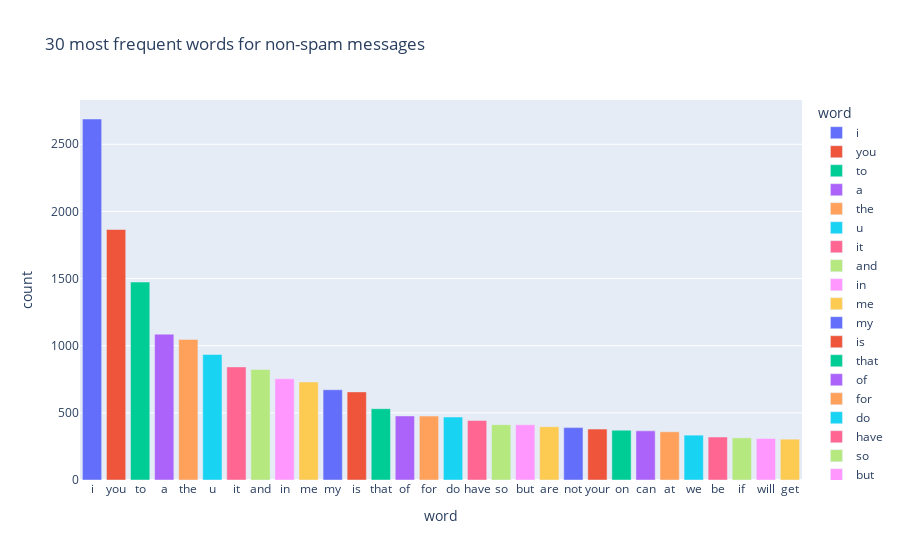

The notebook cell this image was saved under:
### Code cell
fig = px.bar(most_occurred_words_non_spam_corpus, x='word', y='count', color='word', title='30 most frequent words for non-spam messages')
fig.show()

### Figure 1 — Plotly figure (JSON) as saved in the notebook; plotly's stock layout.template omitted (floating-point values rounded to 4 significant figures)
{"data": [{"alignmentgroup": "True", "hovertemplate": "word=%{x}<br>count=%{y}<extra></extra>", "legendgroup": "i", "marker": {"color": "#636efa", "pattern": {"shape": ""}}, "name": "i", "offsetgroup": "i", "orientation": "v", "showlegend": true, "textposition": "auto", "type": "bar", "x": ["i"], "xaxis": "x", "y": [2688], "yaxis": "y"}, {"alignmentgroup": "True", "hovertemplate": "word=%{x}<br>count=%{y}<extra></extra>", "legendgroup": "you", "marker": {"color": "#EF553B", "pattern": {"shape": ""}}, "name": "you", "offsetgroup": "you", "orientation": "v", "showlegend": true, "textposition": "auto", "type": "bar", "x": ["you"], "xaxis": "x", "y": [1865], "yaxis": "y"}, {"alignmentgroup": "True", "hovertemplate": "word=%{x}<br>count=%{y}<extra></extra>", "legendgroup": "to", "marker": {"color": "#00cc96", "pattern": {"shape": ""}}, "name": "to", "offsetgroup": "to", "orientation": "v", "showlegend": true, "textposition": "auto", "type": "bar", "x": ["to"], "xaxis": "x", "y": [1474], "yaxis": "y"}, {"alignmentgroup": "True", "hovertemplate": "word=%{x}<br>count=%{y}<extra></extra>", "legendgroup": "a", "marker": {"color": "#ab63fa", "pattern": {"shape": ""}}, "name": "a", "offsetgroup": "a", "orientation": "v", "showlegend": true, "textposition": "auto", "type": "bar", "x": ["a"], "xaxis": "x", "y": [1086], "yaxis": "y"}, {"alignmentgroup": "True", "hovertemplate": "word=%{x}<br>count=%{y}<extra></extra>", "legendgroup": "the", "marker": {"color": "#FFA15A", "pattern": {"shape": ""}}, "name": "the", "offsetgroup": "the", "orientation": "v", "showlegend": true, "textposition": "auto", "type": "bar", "x": ["the"], "xaxis": "x", "y": [1047], "yaxis": "y"}, {"alignmentgroup": "True", "hovertemplate": "word=%{x}<br>count=%{y}<extra></extra>", "legendgroup": "u", "marker": {"color": "#19d3f3", "pattern": {"shape": ""}}, "name": "u", "offsetgroup": "u", "orientation": "v", "showlegend": true, "textposition": "auto", "type": "bar", "x": ["u"], "xaxis": "x", "y": [935], "yaxis": "y"}, {"alignmentgroup": "True", "hovertemplate": "word=%{x}<br>count=%{y}<extra></extra>", "legendgroup": "it", "marker": {"color": "#FF6692", "pattern": {"shape": ""}}, "name": "it", "offsetgroup": "it", "orientation": "v", "showlegend": true, "textposition": "auto", "type": "bar", "x": ["it"], "xaxis": "x", "y": [842], "yaxis": "y"}, {"alignmentgroup": "True", "hovertemplate": "word=%{x}<br>count=%{y}<extra></extra>", "legendgroup": "and", "marker": {"color": "#B6E880", "pattern": {"shape": ""}}, "name": "and", "offsetgroup": "and", "orientation": "v", "showlegend": true, "textposition": "auto", "type": "bar", "x": ["and"], "xaxis": "x", "y": [823], "yaxis": "y"}, {"alignmentgroup": "True", "hovertemplate": "word=%{x}<br>count=%{y}<extra></extra>", "legendgroup": "in", "marker": {"color": "#FF97FF", "pattern": {"shape": ""}}, "name": "in", "offsetgroup": "in", "orientation": "v", "showlegend": true, "textposition": "auto", "type": "bar", "x": ["in"], "xaxis": "x", "y": [753], "yaxis": "y"}, {"alignmentgroup": "True", "hovertemplate": "word=%{x}<br>count=%{y}<extra></extra>", "legendgroup": "me", "marker": {"color": "#FECB52", "pattern": {"shape": ""}}, "name": "me", "offsetgroup": "me", "orientation": "v", "showlegend": true, "textposition": "auto", "type": "bar", "x": ["me"], "xaxis": "x", "y": [730], "yaxis": "y"}, {"alignmentgroup": "True", "hovertemplate": "word=%{x}<br>count=%{y}<extra></extra>", "legendgroup": "my", "marker": {"color": "#636efa", "pattern": {"shape": ""}}, "name": "my", "offsetgroup": "my", "orientation": "v", "showlegend": true, "textposition": "auto", "type": "bar", "x": ["my"], "xaxis": "x", "y": [672], "yaxis": "y"}, {"alignmentgroup": "True", "hovertemplate": "word=%{x}<br>count=%{y}<extra></extra>", "legendgroup": "is", "marker": {"color": "#EF553B", "pattern": {"shape": ""}}, "name": "is", "offsetgroup": "is", "orientation": "v", "showlegend": true, "textposition": "auto", "type": "bar", "x": ["is"], "xaxis": "x", "y": [656], "yaxis": "y"}, {"alignmentgroup": "True", "hovertemplate": "word=%{x}<br>count=%{y}<extra></extra>", "legendgroup": "that", "marker": {"color": "#00cc96", "pattern": {"shape": ""}}, "name": "that", "offsetgroup": "that", "orientation": "v", "showlegend": true, "textposition": "auto", "type": "bar", "x": ["that"], "xaxis": "x", "y": [531], "yaxis": "y"}, {"alignmentgroup": "True", "hovertemplate": "word=%{x}<br>count=%{y}<extra></extra>", "legendgroup": "of", "marker": {"color": "#ab63fa", "pattern": {"shape": ""}}, "name": "of", "offsetgroup": "of", "orientation": "v", "showlegend": true, "textposition": "auto", "type": "bar", "x": ["of"], "xaxis": "x", "y": [477], "yaxis": "y"}, {"alignmentgroup": "True", "hovertemplate": "word=%{x}<br>count=%{y}<extra></extra>", "legendgroup": "for", "marker": {"color": "#FFA15A", "pattern": {"shape": ""}}, "name": "for", "offsetgroup": "for", "orientation": "v", "showlegend": true, "textposition": "auto", "type": "bar", "x": ["for"], "xaxis": "x", "y": [476], "yaxis": "y"}, {"alignmentgroup": "True", "hovertemplate": "word=%{x}<br>count=%{y}<extra></extra>", "legendgroup": "do", "marker": {"color": "#19d3f3", "pattern": {"shape": ""}}, "name": "do", "offsetgroup": "do", "orientation": "v", "showlegend": true, "textposition": "auto", "type": "bar", "x": ["do"], "xaxis": "x", "y": [469], "yaxis": "y"}, {"alignmentgroup": "True", "hovertemplate": "word=%{x}<br>count=%{y}<extra></extra>", "legendgroup": "have", "marker": {"color": "#FF6692", "pattern": {"shape": ""}}, "name": "have", "offsetgroup": "have", "orientation": "v", "showlegend": true, "textposition": "auto", "type": "bar", "x": ["have"], "xaxis": "x", "y": [443], "yaxis": "y"}, {"alignmentgroup": "True", "hovertemplate": "word=%{x}<br>count=%{y}<extra></extra>", "legendgroup": "so", "marker": {"color": "#B6E880", "pattern": {"shape": ""}}, "name": "so", "offsetgroup": "so", "orientation": "v", "showlegend": true, "textposition": "auto", "type": "bar", "x": ["so"], "xaxis": "x", "y": [412], "yaxis": "y"}, {"alignmentgroup": "True", "hovertemplate": "word=%{x}<br>count=%{y}<extra></extra>", "legendgroup": "but", "marker": {"color": "#FF97FF", "pattern": {"shape": ""}}, "name": "but", "offsetgroup": "but", "orientation": "v", "showlegend": true, "textposition": "auto", "type": "bar", "x": ["but"], "xaxis": "x", "y": [411], "yaxis": "y"}, {"alignmentgroup": "True", "hovertemplate": "word=%{x}<br>count=%{y}<extra></extra>", "legendgroup": "are", "marker": {"color": "#FECB52", "pattern": {"shape": ""}}, "name": "are", "offsetgroup": "are", "orientation": "v", "showlegend": true, "textposition": "auto", "type": "bar", "x": ["are"], "xaxis": "x", "y": [397], "yaxis": "y"}, {"alignmentgroup": "True", "hovertemplate": "word=%{x}<br>count=%{y}<extra></extra>", "legendgroup": "not", "marker": {"color": "#636efa", "pattern": {"shape": ""}}, "name": "not", "offsetgroup": "not", "orientation": "v", "showlegend": true, "textposition": "auto", "type": "bar", "x": ["not"], "xaxis": "x", "y": [390], "yaxis": "y"}, {"alignmentgroup": "True", "hovertemplate": "word=%{x}<br>count=%{y}<extra></extra>", "legendgroup": "your", "marker": {"color": "#EF553B", "pattern": {"shape": ""}}, "name": "your", "offsetgroup": "your", "orientation": "v", "showlegend": true, "textposition": "auto", "type": "bar", "x": ["your"], "xaxis": "x", "y": [379], "yaxis": "y"}, {"alignmentgroup": "True", "hovertemplate": "word=%{x}<br>count=%{y}<extra></extra>", "legendgroup": "on", "marker": {"color": "#00cc96", "pattern": {"shape": ""}}, "name": "on", "offsetgroup": "on", "orientation": "v", "showlegend": true, "textposition": "auto", "type": "bar", "x": ["on"], "xaxis": "x", "y": [371], "yaxis": "y"}, {"alignmentgroup": "True", "hovertemplate": "word=%{x}<br>count=%{y}<extra></extra>", "legendgroup": "can", "marker": {"color": "#ab63fa", "pattern": {"shape": ""}}, "name": "can", "offsetgroup": "can", "orientation": "v", "showlegend": true, "textposition": "auto", "type": "bar", "x": ["can"], "xaxis": "x", "y": [366], "yaxis": "y"}, {"alignmentgroup": "True", "hovertemplate": "word=%{x}<br>count=%{y}<extra></extra>", "legendgroup": "at", "marker": {"color": "#FFA15A", "pattern": {"shape": ""}}, "name": "at", "offsetgroup": "at", "orientation": "v", "showlegend": true, "textposition": "auto", "type": "bar", "x": ["at"], "xaxis": "x", "y": [359], "yaxis": "y"}, {"alignmentgroup": "True", "hovertemplate": "word=%{x}<br>count=%{y}<extra></extra>", "legendgroup": "we", "marker": {"color": "#19d3f3", "pattern": {"shape": ""}}, "name": "we", "offsetgroup": "we", "orientation": "v", "showlegend": true, "textposition": "auto", "type": "bar", "x": ["we"], "xaxis": "x", "y": [334], "yaxis": "y"}, {"alignmentgroup": "True", "hovertemplate": "word=%{x}<br>count=%{y}<extra></extra>", "legendgroup": "be", "marker": {"color": "#FF6692", "pattern": {"shape": ""}}, "name": "be", "offsetgroup": "be", "orientation": "v", "showlegend": true, "textposition": "auto", "type": "bar", "x": ["be"], "xaxis": "x", "y": [320], "yaxis": "y"}, {"alignmentgroup": "True", "hovertemplate": "word=%{x}<br>count=%{y}<extra></extra>", "legendgroup": "if", "marker": {"color": "#B6E880", "pattern": {"shape": ""}}, "name": "if", "offsetgroup": "if", "orientation": "v", "showlegend": true, "textposition": "auto", "type": "bar", "x": ["if"], "xaxis": "x", "y": [314], "yaxis": "y"}, {"alignmentgroup": "True", "hovertemplate": "word=%{x}<br>count=%{y}<extra></extra>", "legendgroup": "will", "marker": {"color": "#FF97FF", "pattern": {"shape": ""}}, "name": "will", "offsetgroup": "will", "orientation": "v", "showlegend": true, "textposition": "auto", "type": "bar", "x": ["will"], "xaxis": "x", "y": [309], "yaxis": "y"}, {"alignmentgroup": "True", "hovertemplate": "word=%{x}<br>count=%{y}<extra></extra>", "legendgroup": "get", "marker": {"color": "#FECB52", "pattern": {"shape": ""}}, "name": "get", "offsetgroup": "get", "orientation": "v", "showlegend": true, "textposition": "auto", "type": "bar", "x": ["get"], "xaxis": "x", "y": [304], "yaxis": "y"}], "layout": {"barmode": "relative", "legend": {"title": {"text": "word"}, "tracegroupgap": 0}, "title": {"text": "30 most frequent words for non-spam messages"}, "xaxis": {"anchor": "y", "categoryarray": ["i", "you", "to", "a", "the", "u", "it", "and", "in", "me", "my", "is", "that", "of", "for", "do", "have", "so", "but", "are", "not", "your", "on", "can", "at", "we", "be", "if", "will", "get"], "categoryorder": "array", "domain": [0, 1], "title": {"text": "word"}}, "yaxis": {"anchor": "x", "domain": [0, 1], "title": {"text": "count"}}}}
